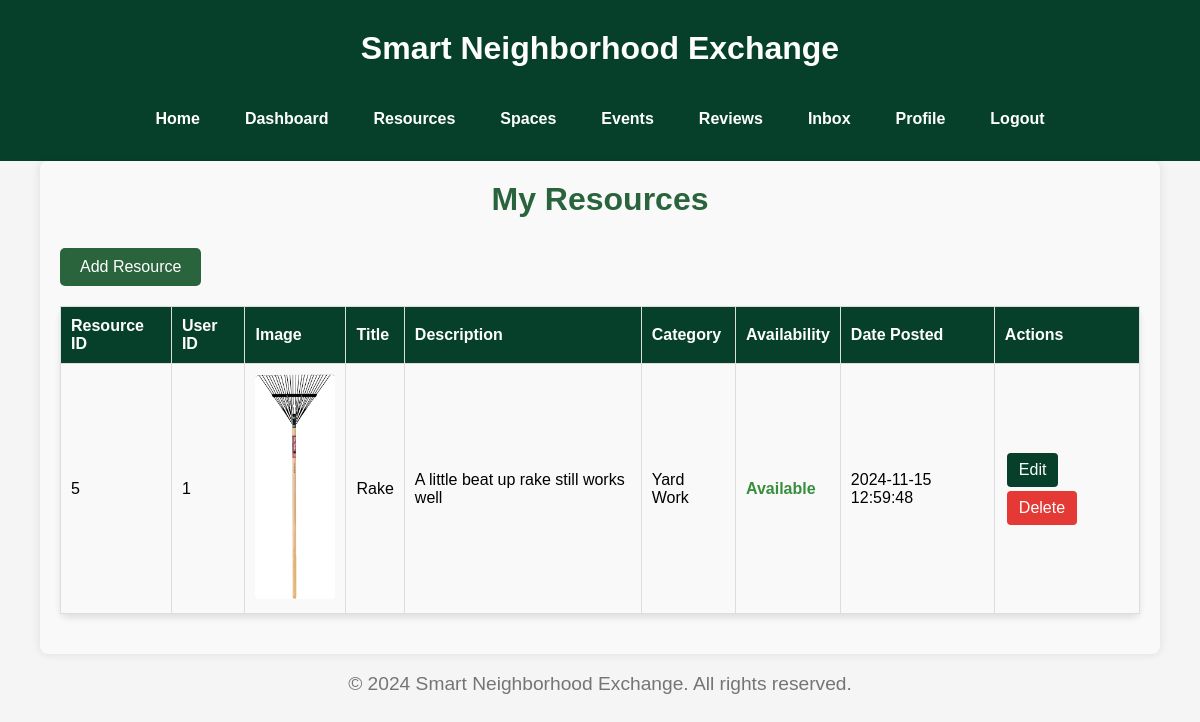
/my-resources (signed in), run on the app's committed database.
### tables this page shows
CREATE TABLE Resources (
    resource_id INTEGER PRIMARY KEY AUTOINCREMENT,
    user_id INTEGER,
    title TEXT NOT NULL,
    description TEXT,
    images TEXT,
    category TEXT,
    availability TEXT,
    date_posted TEXT NOT NULL,
    FOREIGN KEY (user_id) REFERENCES Users(user_id)
);

### app.py (the view)
@app.route('/my-resources')
def my_resources():
    user_id = get_user_id()
    con = get_db()
    today = datetime.now().date().strftime('%Y-%m-%d')
    cur = con.execute("""
        SELECT r.resource_id, r.user_id, r.title, r.description, r.images, r.category,
               CASE
                   WHEN EXISTS (
                       SELECT 1 FROM ResourceReservations rr
                       WHERE rr.resource_id = r.resource_id
                       AND DATE(rr.reservation_start_date) <= ?
                       AND DATE(rr.reservation_end_date) >= ?
                   ) THEN 'Reserved'
                   ELSE r.availability
               END AS availability,
               r.date_posted
        FROM Resources r
        WHERE r.user_id = ?
    """, (today, today, user_id))
    resources = cur.fetchall()
    return render_template('resources/my_resources.html', resources=resources)

### app.py (called while the page is built)
def get_db():
    db = getattr(g, '_database', None)
    if db is None:
        db = g._database = sqlite3.connect(DATABASE)
    return db

@app.teardown_appcontext
def close_connection(exception):
    db = getattr(g, '_database', None)
    if db is not None:
        db.close()

def get_user_id():
    return session.get('user_id')

### templates/resources/my_resources.html (shortened to what this page needs)
{% extends "base.html" %}
{% block content %}
<div class="spaces-container">
    <header>
        <h1>My Resources</h1>
        <a href="{{ url_for('new_resource') }}" class="add-space-btn">Add Resource</a>
    </header>
    <main>
        {% if resources %}
        <table class="space-table">
            <thead>
                <tr>
                    <th>Resource ID</th>
                    <th>User ID</th>
                    <th>Image</th>
                    <th>Title</th>
                    <th>Description</th>
                    <th>Category</th>
                    <th>Availability</th>
                    <th>Date Posted</th>
                    <th>Actions</th>
                </tr>
            </thead>
            <tbody>
                {% for resource in resources %}
                <tr>
                    <td>{{ resource[0] }}</td>
                    <td>{{ resource[1] }}</td>
                    <td>
                        {% if resource[4] %}
                        <img src="{{ '/' + resource[4] }}" alt="Resource Image" width="100">
                        {% else %}
                            <span class="no-image">No Image</span>
                        {% endif %}
                    </td>
                    <td>{{ resource[2] }}</td>
                    <td>{{ resource[3] }}</td>
                    <td>{{ resource[5] }}</td>
                    <td>
                        <span class="{{ 'reserved' if resource[6] == 'Reserved' else 'available' }}">
                            {{ resource[6].capitalize() }}
                        </span>
                    </td>
                    <td>{{ resource[7] }}</td>
                    <td>
                        <a href="{{ url_for('edit_resource', resource_id=resource[0]) }}" class="action-btn edit-btn">Edit</a>
                        <a href="{{ url_for('confirm_delete_resource', resource_id=resource[0]) }}" class="action-btn delete-btn">Delete</a>
                    </td>
                </tr>
                {% endfor %}
            </tbody>
        </table>
        {% else %}
        <p class="no-spaces-message">No resources found. Add a new resource to get started.</p>
        {% endif %}
    </main>
</div>
{% endblock %}

### static/css/style.css (style rules this page uses)
body { font-family: Arial, sans-serif; background-color: #f5f5f5; margin: 0; padding: 0; }
h1, h2 { color: #333333; }
h1 { font-size: 2em; text-align: center; margin-top: 0; color: #06402B; }
a { color: #06402B; text-decoration: none; }
.action-btn { padding: 5px 10px; margin: 0 5px; text-decoration: none; background-color:#333333 ; color: #fff; border-radius: 3px; }
.edit-btn { background-color: #06402B; }
.delete-btn { background-color: #f44336; }
body { overflow-y: auto; }
body { font-family: Arial, sans-serif; background-color: #f5f5f5; margin: 0; padding: 0; overflow-y: auto; }
.spaces-container { width: 90%; margin: 0 auto; background-color: #f9f9f9; padding: 20px; border-radius: 8px; box-shadow: 0 0 10px rgba(0, 0, 0, 0.1); }
.spaces-container header h1 { text-align: center; color: #06402B; margin-bottom: 20px; }
.available { color: #388e3c; font-weight: bold; }
.spaces-container header h1 { text-align: center; color: #2a643d; margin-bottom: 20px; }
.add-space-btn { display: block; padding: 10px 20px; background-color: #06402B; color: white; border-radius: 5px; text-decoration: none; margin-top: 10px; transition: background-color 0.3s ease; }
.space-table { width: 100%; border-collapse: collapse; margin-top: 20px; }
.space-table th, .space-table td { padding: 10px; text-align: left; border-bottom: 1px solid #ddd; }
.space-table th { background-color: #06402B; color: white; }
.space-table td img { width: 80px; height: auto; border-radius: 4px; }
.action-btn { padding: 8px 12px; text-align: center; border-radius: 4px; color: white; text-decoration: none; margin: 2px; display: inline-block; transition: background-color 0.3s ease; }
.delete-btn { background-color: #e53935; }
.add-space-btn { display: inline-block; padding: 10px 20px; background-color: #2a643d; color: white; border-radius: 5px; text-decoration: none; margin-top: 10px; transition: background-color 0.3s ease; text-align: center; }
.action-btn { padding: 8px 12px; color: white; border-radius: 4px; text-decoration: none; margin: 2px; display: inline-block; transition: background-color 0.3s ease; }
header h1 { text-align: center; color: #06402B; margin-bottom: 20px; }
table { width: 100%; border-collapse: collapse; margin-bottom: 20px; }
table th, table td { padding: 10px; text-align: left; border-bottom: 1px solid #ddd; }
table th { background-color: #06402B; color: white; }
table td { background-color: #f9f9f9; }
h1, h2 { text-align: center; color: #2a643d; margin-bottom: 20px; }
table { width: 80%; margin: 20px auto; border-collapse: collapse; background-color: #f9f9f9; border-radius: 8px; box-shadow: 0 4px 6px rgba(0, 0, 0, 0.1); }
table thead { background-color: #06402B; color: white; }
table th, table td { text-align: center; padding: 10px; border: 1px solid #ddd; }
table th { font-weight: bold; }

### data on the page
Resources: resource_id "5", user "1", images (picture), title "Rake", description "A little beat up rake still works well", category "Yard Work", availability "Available", date_posted "2024-11-15 12:59:48"
